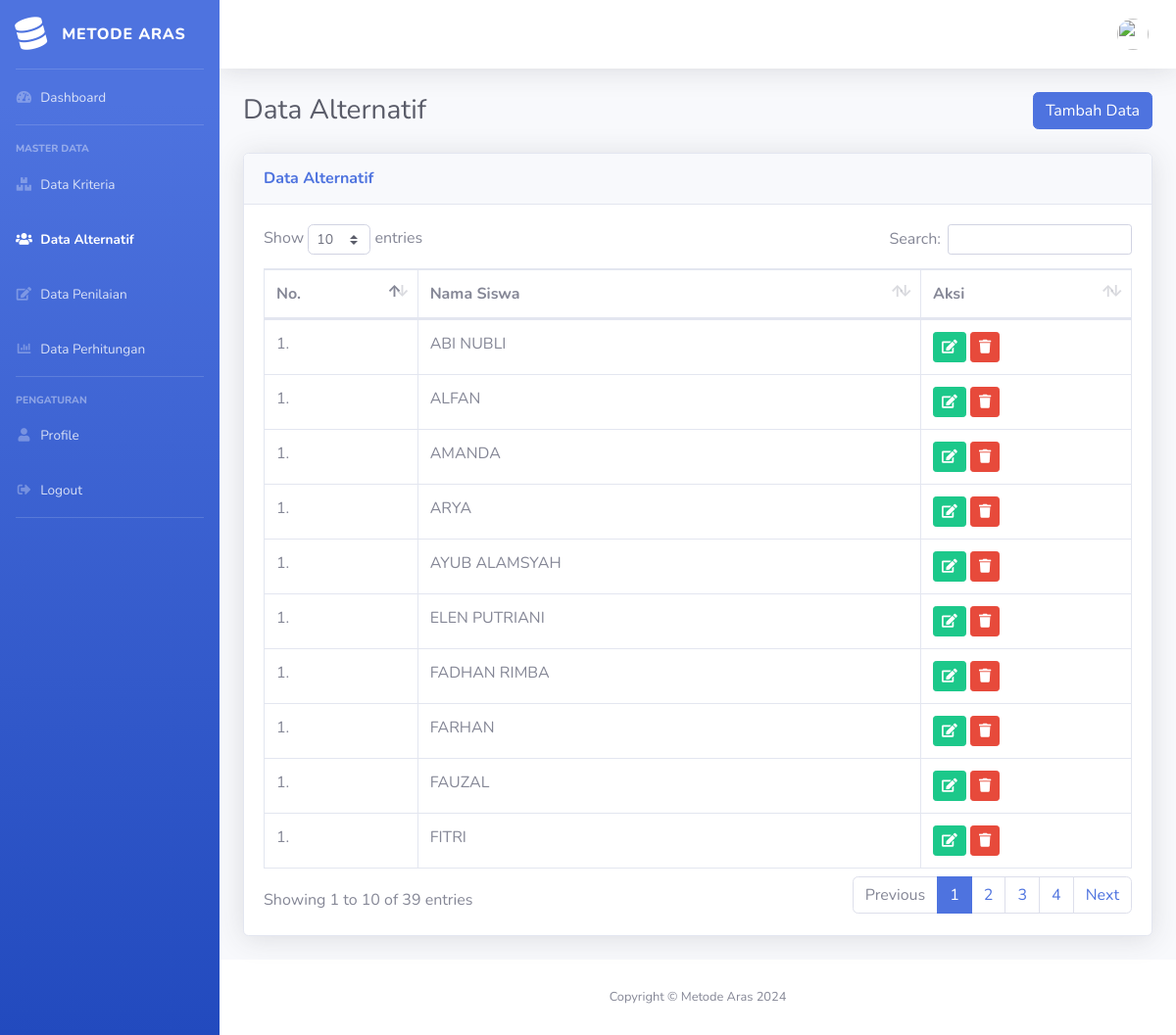
Screenshot of /data-alternatif.php with the database file from the repository.
### tables this page shows
CREATE TABLE `tb_alternatif` (
  `alternatif_id` int(11) NOT NULL,
  `nama_siswa` varchar(255) NOT NULL
);

### data-alternatif.php (the view, shortened to what this page needs)
<?php
require 'layouts/header.php';
require 'layouts/sidebar.php';
require 'layouts/navbar.php';
?>
<div class="container-fluid">
    <div class="d-sm-flex align-items-center justify-content-between mb-4">
        <h1 class="h3 mb-0 text-gray-800">Data Alternatif</h1>
        <button type="button" class="btn btn-primary" data-toggle="modal" data-target="#tambahModal">
            Tambah Data
        </button>
    </div>
    <div class="row">
        <div class="col-md-12">
            <div class="card shadow mb-4">
                <div class="card-header py-3">
                    <h6 class="m-0 font-weight-bold text-primary">Data Alternatif</h6>
                </div>
                <div class="card-body">
                    <div class="table-responsive">
                        <table class="table table-bordered" id="dataTable" width="100%" cellspacing="0">
                            <thead>
                                <tr>
                                    <th>No.</th>
                                    <th>Nama Siswa</th>
                                    <th>Aksi</th>
                                </tr>
                            </thead>
                            <tbody>
                                <?php
                                $i = 1;
                                $sqlTamu = mysqli_query($conn, "SELECT * FROM tb_alternatif");
                                while ($row = mysqli_fetch_assoc($sqlTamu)) {
                                ?>
                                    <tr>
                                        <td><?= $i; ?>.</td>
                                        <td><?= $row["nama_siswa"]; ?></td>
                                        <td>
                                            <a class="btn btn-success btn-sm ubah" data-toggle="modal" data-target="#ubahModal<?= $row["alternatif_id"]; ?>"><i class="fas fa-edit"></i>
                                            </a>
                                            <a class="btn btn-danger btn-sm hapus_alternatif" href="alternatif/hapus.php?alternatif_id=<?= $row["alternatif_id"]; ?>"><i class="fas fa-trash"></i></a>
                                        </td>
                                    </tr>
                                <?php } ?>
                            </tbody>
                        </table>
                    </div>
                </div>
            </div>
        </div>
    </div>
</div>
<?php
require 'layouts/footer.php';
?>

### rows the page displays
tb_alternatif: nama_siswa "ABI NUBLI"
tb_alternatif: nama_siswa "ALFAN"
tb_alternatif: nama_siswa "AMANDA"
tb_alternatif: nama_siswa "ARYA"
tb_alternatif: nama_siswa "AYUB ALAMSYAH"
tb_alternatif: nama_siswa "ELEN PUTRIANI"
tb_alternatif: nama_siswa "FADHAN RIMBA"
tb_alternatif: nama_siswa "FARHAN"
tb_alternatif: nama_siswa "FAUZAL"
tb_alternatif: nama_siswa "FITRI"
